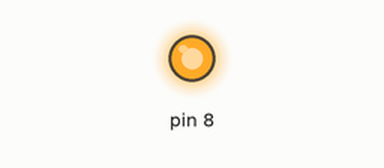
Bench run of a sketch on a simulated Arduino Uno, built with avr-gcc and run on an emulated ATmega328P. On the bench: output pins drawn as LEDs (lit = HIGH).

Above: at 0.2 s.
At 11.2 s:
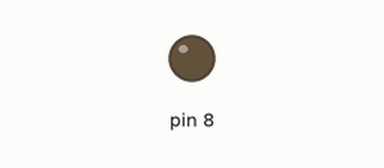
Timing chart, 0 to 16.3 s (numbered marks = the images above):
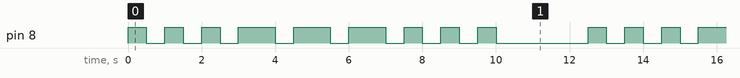

The sketch:

SOS.ino
```cpp
void setup() {
  // put your setup code here, to run once:
  pinMode(8, OUTPUT);
}

void loop() {
  // put your main code here, to run repeatedly:
  S();
  O();
  S();
  delay(2000);
}
void S(){
  digitalWrite(8, HIGH);
  delay(500);
  digitalWrite(8, LOW);
  delay(500);
  digitalWrite(8, HIGH);
  delay(500);
  digitalWrite(8, LOW);
  delay(500);
  digitalWrite(8, HIGH);
  delay(500);
  digitalWrite(8, LOW);
  delay(500);
}
void O(){
  digitalWrite(8, HIGH);
  delay(1000);
  digitalWrite(8, LOW);
  delay(500);
  digitalWrite(8, HIGH);
  delay(1000);
  digitalWrite(8, LOW);
  delay(500);
  digitalWrite(8, HIGH);
  delay(1000);
  digitalWrite(8, LOW);
  delay(500);
}
```

Measured:
- by itself, pin 8: repeats every 12.5 s: 2 × (LOW 0.50 s, HIGH 0.50 s), 3 × (LOW 0.50 s, HIGH 1.0 s), 3 × (LOW 0.50 s, HIGH 0.50 s), LOW 2.5 s, HIGH 0.50 s
- by itself, everything shown: repeats every 12.5 s, in 18 steps
